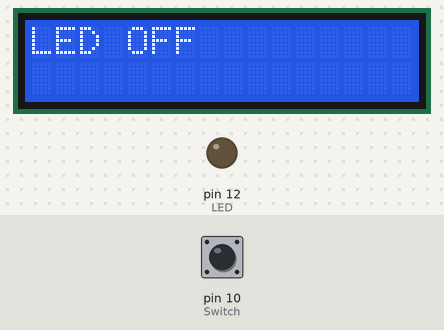
A program run on a simulated Raspberry Pi (header pin numbers). On the bench: 16×2 character LCD, output pins drawn as LEDs (lit = HIGH). Inputs (shaded band) come from the test bench; at power-on: pin 10 (Switch) LOW.

Above: at 1.4 s.
1.5 s: pin 10 (Switch) pulled HIGH for 0.15 s
At 1.62 s:
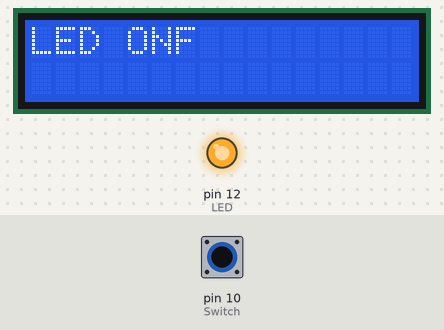
3.1 s: pin 10 (Switch) pulled HIGH for 3.2 s
At 6.9 s:
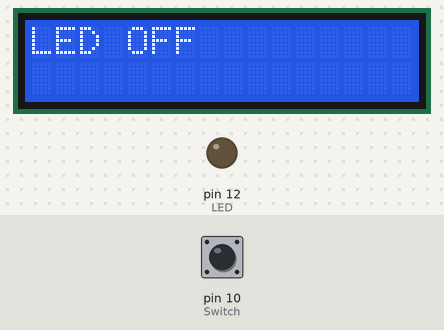
Timing chart, 0 to 8.4 s (numbered marks = the images above; inputs shaded):
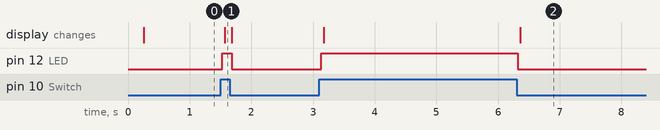

Measured:
- after the input at 1.5 s, pin 12 (LED): LOW → HIGH at once, → LOW 0.15 s later; the display: changes after 0.07 s (image 1)
- after the input at 3.1 s, pin 12 (LED): LOW → HIGH at once, → LOW 3.2 s later; the display: first changes after 0.08 s (image 2 shows a later state)

The program:

0531.py
```python
import RPi.GPIO as GPIO
import I2C_driver as LCD
from time import *

GPIO.setwarnings(False)
GPIO.setmode(GPIO.BOARD)
LED = 12
Switch = 10

GPIO.setup(LED, GPIO.OUT, initial=GPIO.LOW)
GPIO.setup(Switch, GPIO.IN, pull_up_down=GPIO.PUD_DOWN)

mylcd = LCD.lcd()

while True:
    if GPIO.input(Switch) == GPIO.HIGH:
        mylcd.lcd_display_string("LED ON",1)
        GPIO.output(LED,GPIO.HIGH)
    else:
        mylcd.lcd_display_string("LED OFF",1)
        GPIO.output(LED,GPIO.LOW)
```
